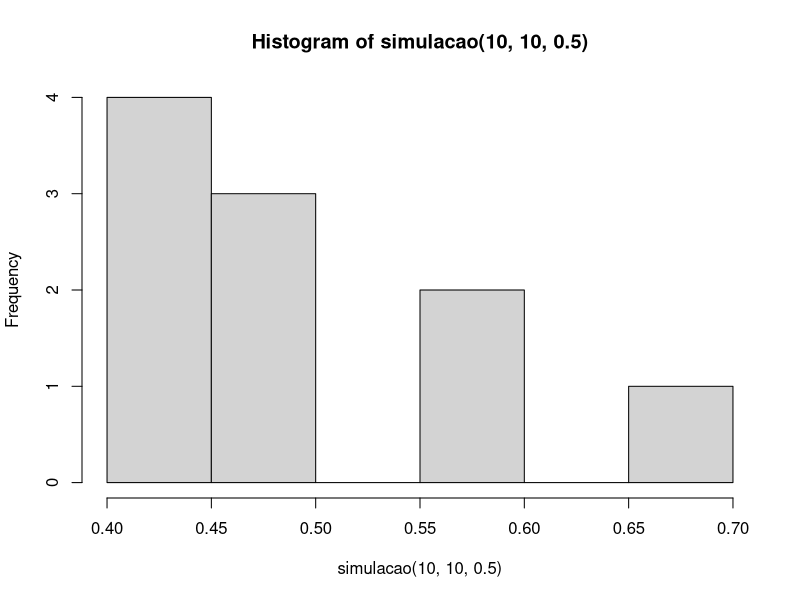
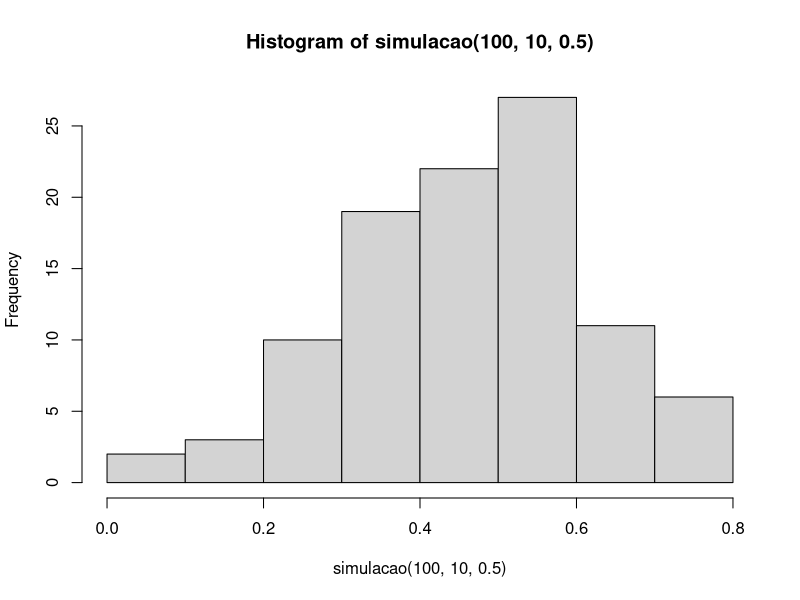
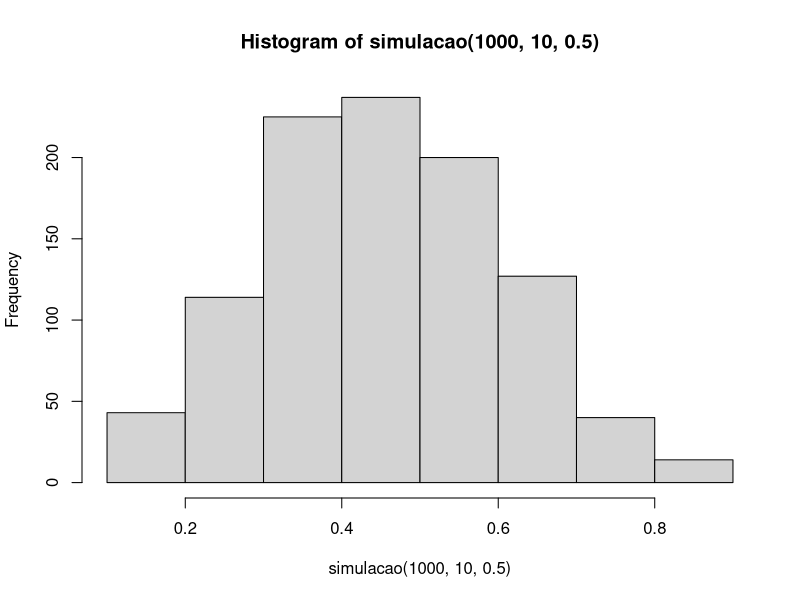
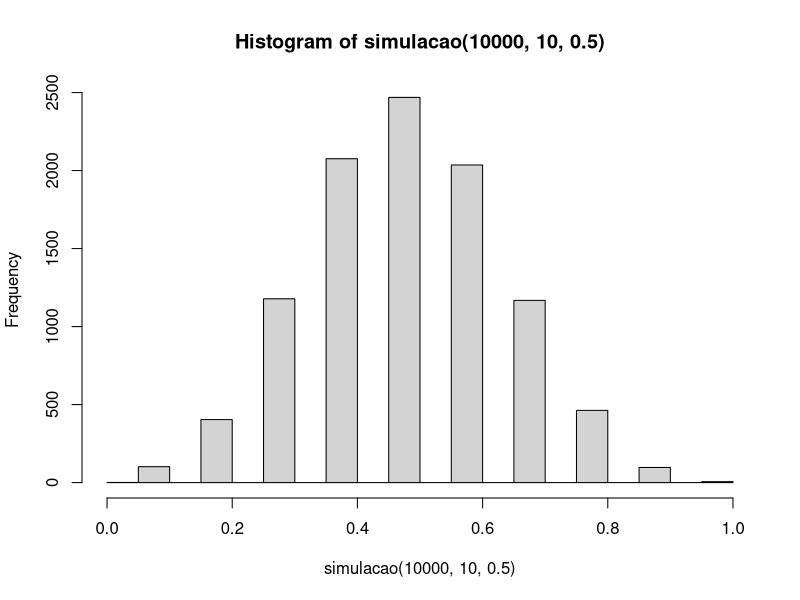
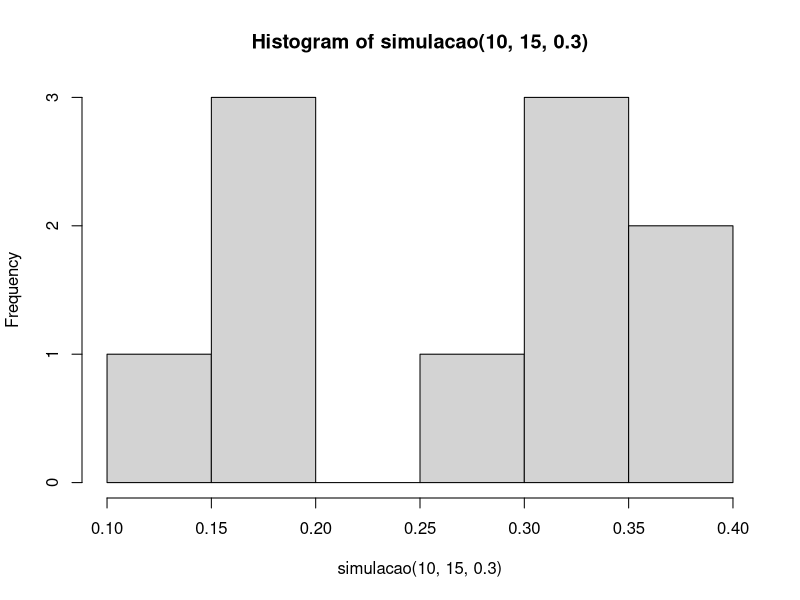
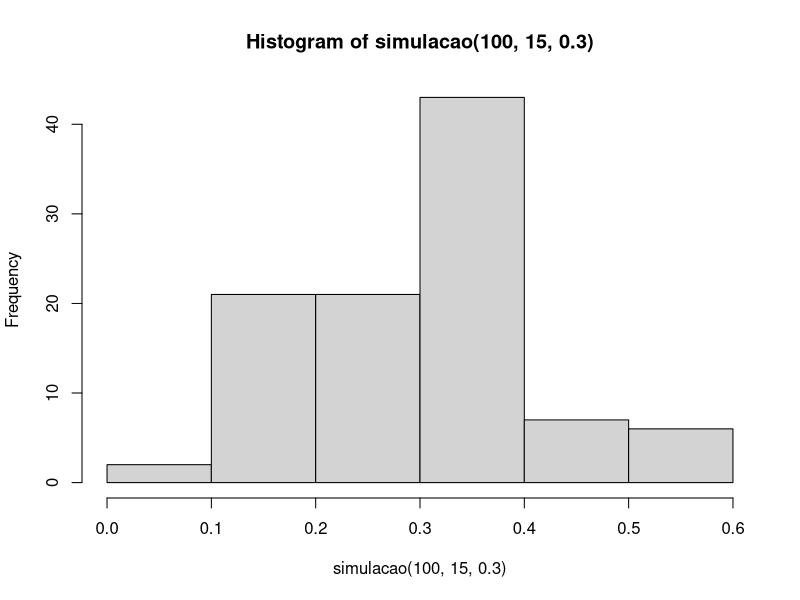
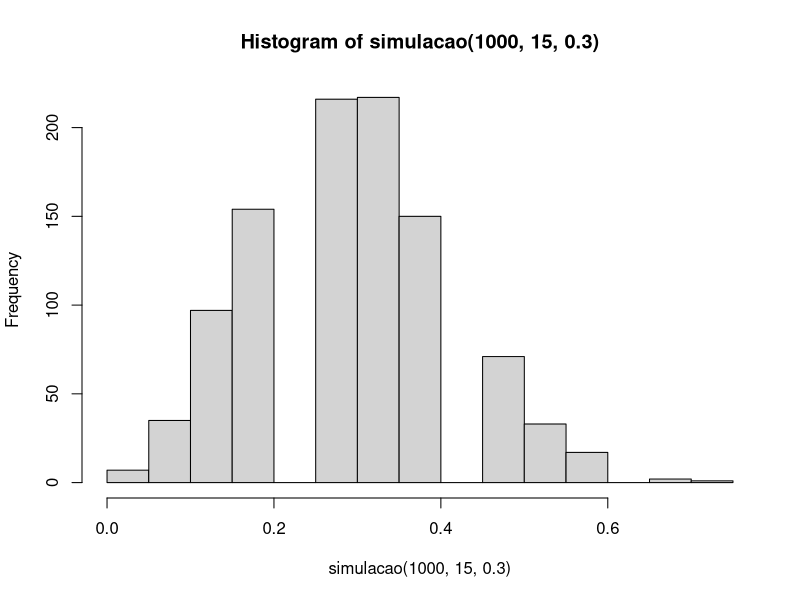
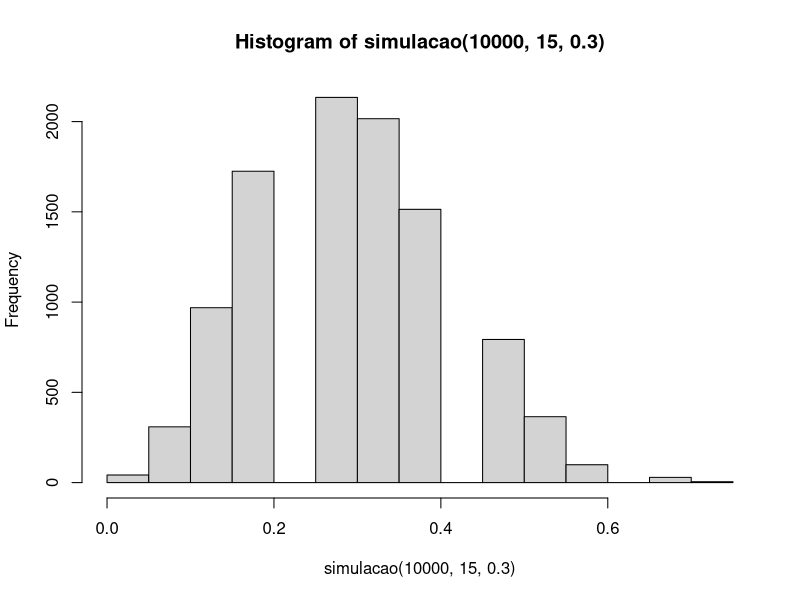

These charts were generated, in order, by the following R code:
## ---- chunk 1
moeda <- function (p) {
  x <- runif(1)
  if (x < p) {
    1
  } else {
    0
  }
}
## ---- chunk 2
moedas <- function (n, p) {
  replicate(n, moeda(p))
}
## ---- chunk 3
proporcao <- function (resultados) {
  sum(resultados)/length(resultados)
}
## ---- chunk 4
simulacao <- function (k, n, p) {
  vetor_resultados <- replicate(k, proporcao(moedas(n, p)))
  vetor_resultados
}

## ---- chunk 5
hist(simulacao (10, 10, 0.5) )
## ---- chunk 6
hist(simulacao (100, 10, 0.5) )
## ---- chunk 7
hist(simulacao (1000, 10, 0.5) )
## ---- chunk 8
hist(simulacao (10000, 10, 0.5) )
## ---- chunk 9
hist(simulacao (10, 15, 0.3) )
## ---- chunk 10
hist(simulacao (100, 15, 0.3) )
## ---- chunk 11
hist(simulacao (1000, 15, 0.3) )
## ---- chunk 12
hist(simulacao (10000, 15, 0.3) )
## ---- chunk 13
hist(simulacao (10, 20, 0.6) )
## ---- chunk 14
hist(simulacao (100, 20, 0.6) )
## ---- chunk 15
hist(simulacao (1000, 20, 0.6) )
## ---- chunk 16
hist(simulacao (10000, 20, 0.6) )
